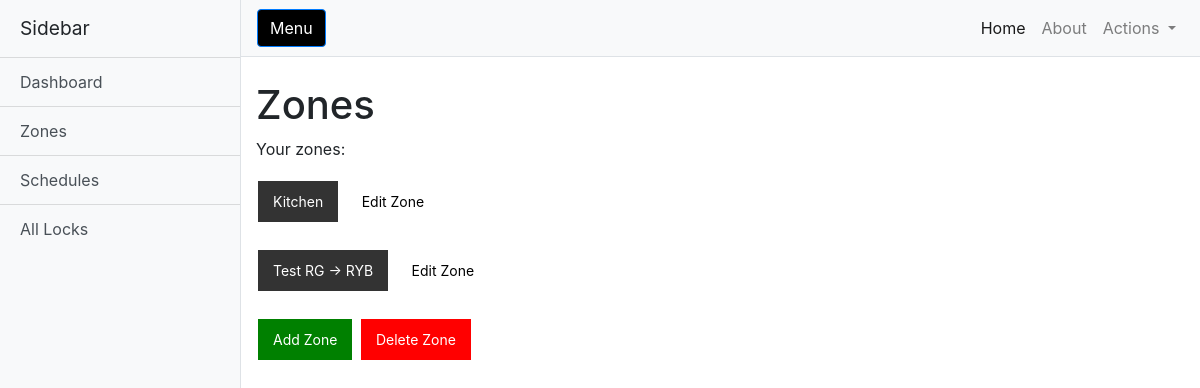
Page /zones on the earlier database version.
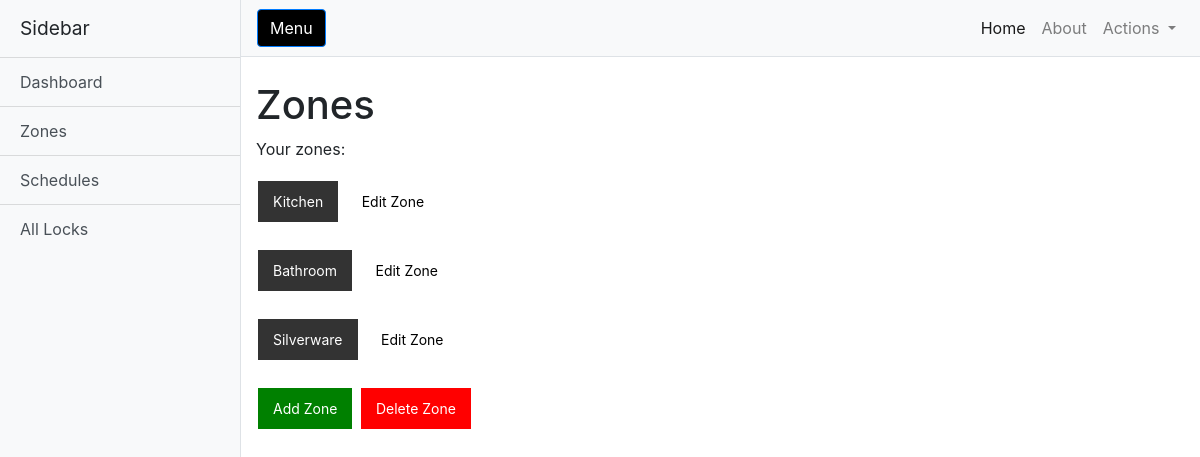
Same page on the later database version.
### dbschema.py (models this page shows)
class Zone(db.Model):
    id = db.Column(db.Integer, primary_key=True)
    zone_name=db.Column(db.String(20))
    locks = db.relationship('Lock', backref='in_zone')
    schedule = db.relationship('Schedule', backref='zone',uselist=False)

### webapp/webapprun.py (the view)
@app.route('/zones')
def zones():
	zones = Zone.query.all()
	return render_template("zoning.html", title = 'Zones', zones = zones)

### webapp/templates/zoning.html (shortened to what this page needs)
<!DOCTYPE html>
<html lang="en">
<head>
  <link href="../static/vendor/bootstrap/css/bootstrap.min.css" rel="stylesheet">
  <link href="../static/css/simple-sidebar.css" rel="stylesheet">
</head>
<body>
  <div class="d-flex" id="wrapper">
    <div class="bg-light border-right" id="sidebar-wrapper">
      <div class="sidebar-heading">Sidebar </div>
      <div class="list-group list-group-flush">
        <a href="/" class="list-group-item list-group-item-action bg-light">Dashboard</a>
        <a href="zones" class="list-group-item list-group-item-action bg-light">Zones</a>
        <a href="schedules" class="list-group-item list-group-item-action bg-light">Schedules</a>
        <a href="all_locks" class="list-group-item list-group-item-action bg-light">All Locks</a>
      </div>
    </div>
    <div id="page-content-wrapper">
      <nav class="navbar navbar-expand-lg navbar-light bg-light border-bottom">
        <button class="btn btn-primary" id="menu-toggle" style= "background-color:black">Menu</button>
        <div class="collapse navbar-collapse" id="navbarSupportedContent">
          <ul class="navbar-nav ml-auto mt-2 mt-lg-0">
            <li class="nav-item active">
              <a class="nav-link" href="#">Home <span class="sr-only">(current)</span></a>
            </li>
            <li class="nav-item">
              <a class="nav-link" href="#">About</a>
            </li>
            <li class="nav-item dropdown">
              <a class="nav-link dropdown-toggle" href="#" id="navbarDropdown" role="button" data-toggle="dropdown" aria-haspopup="true" aria-expanded="false">
                Actions
              </a>
            </li>
          </ul>
        </div>
      </nav>
      <div class="container-fluid">
        <h1 class="mt-4">Zones</h1>
        <p>Your zones:</p>
        {% for i in zones %}
        <ul>
          <li><a href = "{{url_for('zone_unlock',zone=i.zone_name)}}" class = "button">{{i.zone_name}}</a> <a href="{{url_for('Edit_zone',zone=i.zone_name)}}" class = "edit_zone_button"> Edit Zone </a></li>
        </ul>
        {% endfor %}
          <a href="/Add_zone" class = "button" style="background-color: green"> Add Zone </a> <a href="/Delete_zone" class = "button" style="background-color: red"> Delete Zone </a>
      </div>
    </div>
  </div>
</body>
</html>

Differences in the rows shown:
changed Zone: zone_name "Test RG -> RYB" → "Bathroom"
added Zone: zone_name "Silverware"
